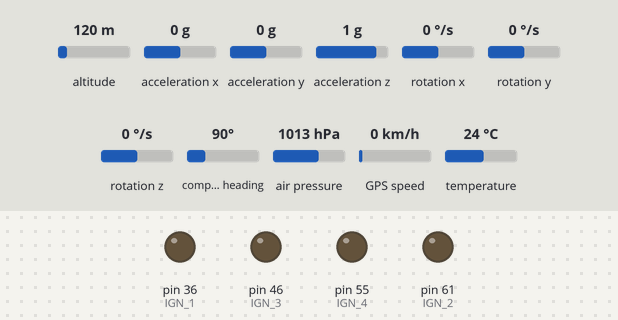
The sketch below on a simulated Arduino Mega 2560, built with avr-gcc and run on an emulated ATmega2560. Parts: output pins drawn as LEDs (lit = HIGH). The test bench sets the inputs (shaded band); at power-on: air pressure 1013 hPa, acceleration x 0 g, altitude 120 m, acceleration y 0 g, acceleration z 1 g, rotation x 0 °/s, rotation y 0 °/s, rotation z 0 °/s, compass heading 90°, GPS speed 0 km/h, temperature 24 °C. The GPS gets a fix after 3 s at 37.7749, -122.4194 with 8 satellites; what the sketch prints to the serial monitor is not drawn.

Above: at 1.4 s.
1.5 s: air pressure set to 1015 hPa
At 2.4 s:
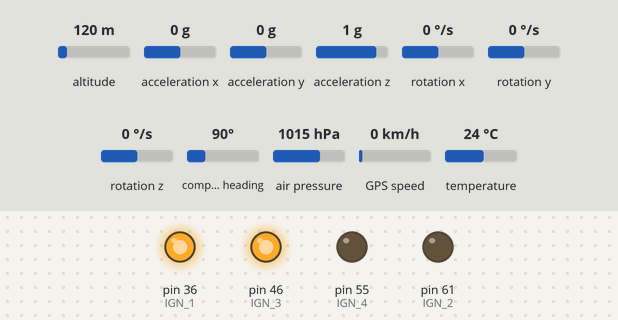
At 4.6 s:
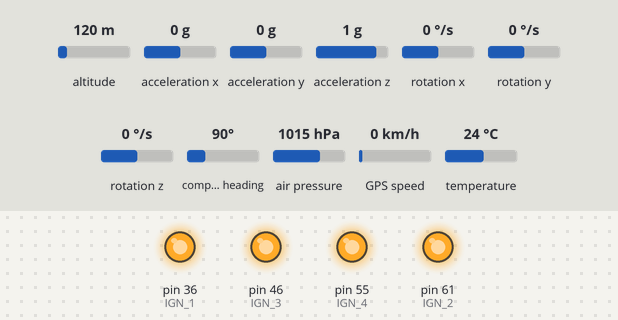
5.2 s: acceleration x set to -1.4 g
At 8.0 s:
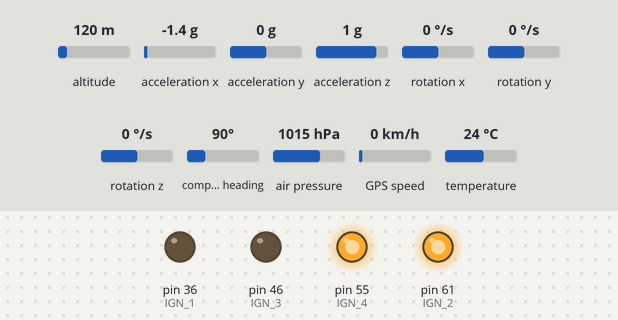
9.3 s: altitude set to 20 m
Timing chart, 0 to 12.3 s (numbered marks = the images above; inputs shaded):
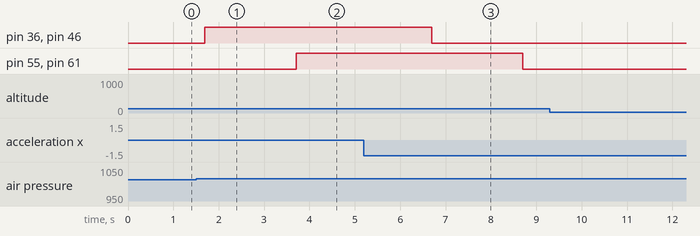

Measured:
- the behaviour switches between 1013 and 1014 hPa on air pressure (found by bisection; images 0 and 1)
- after the input at 1.5 s, pin 36 (IGN_1), pin 46 (IGN_3): LOW → HIGH after 0.19 s; pin 55 (IGN_4), pin 61 (IGN_2): LOW → HIGH after 2.2 s
- after the input at 9.3 s, every drawn part: stays the same

The sketch:

R_Zampieri.ino
```cpp
#define USANDO_BMP 1
#define USANDO_BMP_ALTURA (USANDO_BMP && 1)
#define USANDO_BMP_PRESSAO (USANDO_BMP && 1)
#define USANDO_BMP_TEMPERATURA (USANDO_BMP && 1)

#define USANDO_ACELEROMETRO 1
#define USANDO_ACELEROMETRO_X (USANDO_ACELEROMETRO && 1)
#define USANDO_ACELEROMETRO_Y (USANDO_ACELEROMETRO && 1)
#define USANDO_ACELEROMETRO_Z (USANDO_ACELEROMETRO && 1)

#define USANDO_MAGNETOMETRO 1
#define USANDO_MAGNETOMETRO_X (USANDO_MAGNETOMETRO && 1)
#define USANDO_MAGNETOMETRO_Y (USANDO_MAGNETOMETRO && 1)
#define USANDO_MAGNETOMETRO_Z (USANDO_MAGNETOMETRO && 1)

#define USANDO_GIROSCOPIO 1
#define USANDO_GIROSCOPIO_X (USANDO_GIROSCOPIO && 1)
#define USANDO_GIROSCOPIO_Y (USANDO_GIROSCOPIO && 1)
#define USANDO_GIROSCOPIO_Z (USANDO_GIROSCOPIO && 1)

#define USANDO_PARAQUEDAS (USANDO_BMP_ALTURA && 1)
#define USANDO_PARAQUEDAS_1 (USANDO_PARAQUEDAS && 1)
#define USANDO_PARAQUEDAS_2 (USANDO_PARAQUEDAS && 1)
#define USANDO_PARAQUEDAS_3 (USANDO_PARAQUEDAS && 1)
#define USANDO_PARAQUEDAS_4 (USANDO_PARAQUEDAS && 1)

#define USANDO_SD 0

#define USANDO_TELEMETRIA 1

#define USANDO_RELOGIO (USANDO_PARAQUEDAS || USANDO_TELEMETRIA || 1)

#define USANDO_GPS 1


/*---------------BMP---------------*/
#if USANDO_BMP
#include <Adafruit_BMP085.h>  //Sensor BMP
#define tamanho 10            //Usado pro filtro de dados do BMP
Adafruit_BMP085 bmp;          //Sensor BMP
//Declarando variáveis e arrays pro BMP
#if USANDO_BMP_ALTURA
float tara = 0;
float vetor[tamanho];
float vetor2[tamanho];
int guia = 0;
int guia2 = 0;
int detectorqueda = 0;
float alturapassada = 0;
// float altura_filtrada = 0;
// float altura_filtrada2 = 0;
bool queda = false;  //Declaração pro detector de queda
#endif               //ALTURA
#endif  //BMP

/*---------------ACELERÔMETRO---------------*/
#if (USANDO_ACELEROMETRO && (USANDO_ACELEROMETRO_X || USANDO_ACELEROMETRO_Y || USANDO_ACELEROMETRO_Z))
#include <Adafruit_ADXL345_U.h>  //Acelerômetro
Adafruit_ADXL345_Unified accel = Adafruit_ADXL345_Unified(12345);
#endif  //ACELEROMETRO

/*---------------MAGNETÔMETRO---------------*/
#if (USANDO_MAGNETOMETRO && (USANDO_MAGNETOMETRO_X || USANDO_MAGNETOMETRO_Y || USANDO_MAGNETOMETRO_Z))
#include <Adafruit_HMC5883_U.h>  //Magnetômetro
Adafruit_HMC5883_Unified mag = Adafruit_HMC5883_Unified(54321);
#endif  //MAGNETOMETRO

/*---------------GIROSCÓPIO---------------*/
#if (USANDO_GIROSCOPIO && (USANDO_GIROSCOPIO_X || USANDO_GIROSCOPIO_Y || USANDO_GIROSCOPIO_Z))
#include <L3G.h>  // Giroscópio
L3G gyro;
#endif  //GIROSCOPIO

/*---------------PARAQUEDAS---------------*/
#if USANDO_PARAQUEDAS

const long intervalIGN = 5000;  //Tempo que o ignitor fica ligado

#if USANDO_PARAQUEDAS_1
#define IGN_1 36                       /*act1*/
int paraquedas1armado = 0;             //Estado do paraquedas
unsigned long previousMillisPRQ1 = 0;  //Tempo de ativação
#endif                                 //PARAQUEDAS_1

#if USANDO_PARAQUEDAS_2
#define IGN_2 61                       /*act2*/
int paraquedas2armado = 0;             //Estado do paraquedas
unsigned long previousMillisPRQ2 = 0;  //Tempo de ativação
const long intervalPRQ2 = 2000;        //Intervalo do paraquedas
#endif                                 //PARAQUEDAS_2

#if USANDO_PARAQUEDAS_3
#define IGN_3 46                       /*act3*/
int paraquedas3armado = 0;             //Estado do paraquedas
unsigned long previousMillisPRQ3 = 0;  //Tempo de ativação
#endif                                 //PARAQUEDAS_3

#if USANDO_PARAQUEDAS_4
#define IGN_4 55                       /*act4*/
int paraquedas4armado = 0;             //Estado do paraquedas
unsigned long previousMillisPRQ4 = 0;  //Tempo de ativação
const long intervalPRQ4 = 2000;        //Intervalo do paraquedas
#endif                                 //PARAQUEDAS_4
#endif                                 //PARAQUEDAS

/*---------------SD DATALOGGER---------------*/
#if USANDO_SD
#include <SPI.h>  //Usado no DataLogger
#include <SD.h>   //Usado no DataLogger
//Declarações pro SD DataLogger
const int chipSelect = 53;
int lognumber = 0;
String nomearquivo;
String nomelog = "ZAMP";
String zerospacetext;
// int zerospacelength;
#endif  //SD

// /*---------------RELÓGIO---------------*/
// #if USANDO_RELOGIO
// float tempo = 0;  //Declaração pro relógio (millis)
// #endif            //RELOGIO

/*---------------TELEMETRIA---------------*/
#if USANDO_TELEMETRIA
HardwareSerial &LoRa(Serial3);
unsigned long previousMillisTELEMETRIA = 0;
const long intervalTELEMETRIA = 5000;
#endif  //Telemetria

/*---------------GPS---------------*/
#if USANDO_GPS
#include <TinyGPSPlus.h>

// Use the Mega's dedicated hardware serial port on pins 19 (RX) and 18 (TX)
HardwareSerial &GPS(Serial1);

static const uint32_t GPSBaud = 9600;

// The TinyGPSPlus object
TinyGPSPlus gps;
#endif //GPS

/*---------------FUNÇÕES DOS FILTROS---------------*/
#if USANDO_BMP_ALTURA
float filtro1(float leitura_altitude){
  vetor[guia] = leitura_altitude;  //setup do filtro 1
  if (guia < tamanho - 1) {
    guia += 1;
  } else {
    guia = 0;
  }

  float altura_filtrada_interna = 0;                    //reset da altura pra usar no filtro 1
  for (int i = 0; i < tamanho; i += 1) {  //cálculo do filtro 1
    altura_filtrada_interna += vetor[i];
  }

  altura_filtrada_interna /= tamanho;  //output do filtro 1

  return altura_filtrada_interna;
}
float filtro2(float output_filtro1){
  vetor2[guia2] = output_filtro1;  //setup do filtro 2
  if (guia2 < tamanho - 1) {
    guia2 += 1;
  } else {
    guia2 = 0;
  }

  float altura_filtrada2_interna = 0;                   //reset da altura pra usar no filtro 2
  for (int i = 0; i < tamanho; i += 1) {  //cálculo do filtro 2
    altura_filtrada2_interna += vetor2[i];
  }
  altura_filtrada2_interna /= tamanho;  //output do filtro 2

  return altura_filtrada2_interna;
}

bool detec_queda(float output_filtro2){
    if (output_filtro2 < alturapassada) {  //Comparação da altura atual pós-filtros com a altura anterior ("alturapassada")
    detectorqueda += 1;
  } else {
    detectorqueda = 0;
  }
  if (detectorqueda >= 10) {
    queda = true;
  }
  alturapassada = output_filtro2;  //Armazenamento da altura atual para usar como "alturapassada" no próximo loop
  return queda;
}
#endif

void setup(){
  Serial.begin(115200);
/*---------------INICIALIZAÇÃO DATALOGGER---------------*/
#if USANDO_SD
  // Open serial communications and wait for port to open:
  // wait for Serial Monitor to connect. Needed for native USB port boards only:
  while (!Serial)
    ;

  Serial.print("Initializing SD card...");

  if (!SD.begin(chipSelect)) {
    Serial.println("initialization failed. Things to check:");
    Serial.println("1. is a card inserted?");
    Serial.println("2. is your wiring correct?");
    Serial.println("3. did you change the chipSelect pin to match your shield or module?");
    Serial.println("Note: press reset button on the board and reopen this Serial Monitor after fixing your issue!");
    while (true)
      ;
  }

  Serial.println("initialization done.");

  do {
    zerospacelength = 8 - nomelog.length() - String(lognumber).length();
    for (int i = 1; i <= zerospacelength; ++i) {
      zerospacetext += "0";
    }
    nomearquivo = nomelog + zerospacetext + String(lognumber) + ".txt";
    lognumber += 1;
    zerospacetext = "";
  } while (SD.exists(nomearquivo));

  Serial.println(nomearquivo);
#endif  //SD

/*---------------INICIALIZAÇÃO TELEMETRIA---------------*/
#if USANDO_TELEMETRIA
  LoRa.begin(9600);
#endif

/*---------------INICIALIZAÇÃO BMP---------------*/
#if USANDO_BMP
  //Inicialização do sensor
  if (!bmp.begin()) {
    Serial.println("Could not find a valid BMP085 sensor, check wiring!");
    while (1) {}
  }
//
#if USANDO_BMP_ALTURA
  //Reset de altura
  for (int i = 1; i <= 10; ++i) {
    tara += bmp.readAltitude();
  }
  tara /= 10;
#endif  //BMP_ALTURA
#endif  //BMP


/*---------------INICIALIZAÇÃO ACELERÔMETRO---------------*/
#if USANDO_ACELEROMETRO
  if (!accel.begin()) {
    /* There was a problem detecting the ADXL345 ... check your connections */
    Serial.println("Ooops, no ADXL345 detected ... Check your wiring!");
    while (1)
      ;
  }
  accel.setRange(ADXL345_RANGE_16_G);
#endif  //ACELEROMETRO

//Originalmente tinha um Wire.begin() aqui (entre o setup do acelerômetro e giroscópio), não sei de onde veio, e eu tirei.
//Se parar de rodar, tenta por de volta

/*---------------INICIALIZAÇÃO GIROSCÓPIO---------------*/
#if USANDO_GIROSCOPIO
  if (!gyro.init()) {
    Serial.println("Failed to autodetect gyro type!");
    while (1)
      ;
  }
  gyro.enableDefault();
#endif  //GIROSCOPIO

/*---------------INICIALIZAÇÃO MAGNETÔMETRO---------------*/
#if USANDO_MAGNETOMETRO
  if (!mag.begin()) {
    /* There was a problem detecting the HMC5883 ... check your connections */
    Serial.println("Ooops, no HMC5883 detected ... Check your wiring!");
    while (1)
      ;
  }
#endif  //MAGNETOMETRO

/*---------------PINOS DO PARAQUEDAS---------------*/
#if USANDO_PARAQUEDAS_1
  pinMode(IGN_1, OUTPUT);
#endif  //PARAQUEDAS_1

#if USANDO_PARAQUEDAS_2
  pinMode(IGN_2, OUTPUT);
#endif  //PARAQUEDAS_2

#if USANDO_PARAQUEDAS_3
  pinMode(IGN_3, OUTPUT);
#endif  //PARAQUEDAS_3

#if USANDO_PARAQUEDAS_4
  pinMode(IGN_4, OUTPUT);
#endif  //PARAQUEDAS_4

  /*---------------SETUP ARMAZENAMENTO NO ARQUIVO---------------*/
  String dataString = "";

  //-----RELOGIO-----

#if USANDO_RELOGIO
  dataString += ("tempo\t");
#endif  //RELOGIO

  //-----BMP-----

#if USANDO_BMP_ALTURA
  dataString += ("Altura Sem Filtro\t");
  dataString += ("Altura Filtrada\t");
  dataString += ("Altura Filtrada 2\t");
  dataString += ("Detector de Queda\t");
#endif  //BMP_ALTURA

#if USANDO_BMP_TEMPERATURA
  dataString += ("Temperatura\t");
#endif  //BMP_TEMPERATURA

#if USANDO_BMP_PRESSAO
  dataString += ("Pressão\t");
#endif  //BMP_PRESSAO

  //-----PARAQUEDAS-----

#if USANDO_PARAQUEDAS_1
  dataString += ("paraquedas1armado\t");
#endif  //USANDO_PARAQUEDAS_1

#if USANDO_PARAQUEDAS_2
  dataString += ("paraquedas2armado\t");
#endif  //USANDO_PARAQUEDAS_2

#if USANDO_PARAQUEDAS_3
  dataString += ("paraquedas3armado\t");
#endif  //USANDO_PARAQUEDAS_3

#if USANDO_PARAQUEDAS_4
  dataString += ("paraquedas4armado\t");
#endif  //USANDO_PARAQUEDAS_4

  //-----ACELEROMETRO-----

#if USANDO_ACELEROMETRO_X
  dataString += ("x (m/s^2)\t");
#endif  //ACELEROMETRO_X

#if USANDO_ACELEROMETRO_Y
  dataString += ("y (m/s^2)\t");
#endif  //ACELEROMETRO_Y

#if USANDO_ACELEROMETRO_Z
  dataString += ("z (m/s^2)\t");
#endif  //ACELEROMETRO_Z

  //-----GIROSCOPIO-----

#if USANDO_GIROSCOPIO_X
  dataString += ("Gyro x\t");
#endif  //GIROSCOPIO_X

#if USANDO_GIROSCOPIO_Y
  dataString += ("Gyro y\t");
#endif  //GIROSCOPIO_Y

#if USANDO_GIROSCOPIO_Z
  dataString += ("Gyro z\t");
#endif  //GIROSCOPIO_Z

  //-----MAGNETOMETRO-----

#if USANDO_MAGNETOMETRO_X
  dataString += ("Magnet x\t");
#endif  //MAGNETOMETRO_X

#if USANDO_MAGNETOMETRO_Y
  dataString += ("Magnet y\t");
#endif  //MAGNETOMETRO_Y

#if USANDO_MAGNETOMETRO_Z
  dataString += ("Magnet z\t");
#endif  //MAGNETOMETRO_Z

  //Print da dataString
  Serial.println(dataString);

 //-----LORA-----
#if USANDO_TELEMETRIA
  LoRa.println(dataString);
#endif

//-----GPS-----
#if USANDO_GPS
GPS.begin(GPSBaud); // Starts Serial1
  dataString += ("Latitude\t");
  dataString += ("Longitude\t");
  dataString += ("Quantidade de dados GPS\t");
#endif

#if USANDO_SD

  // Abre o arquivo
  File dataFile = SD.open(nomearquivo, FILE_WRITE);

  /*---------------SALVA NO ARQUIVO---------------*/
  // if the file is available, write to it:
  if (dataFile) {
    dataFile.println(dataString);
    dataFile.close();
  } else {
    Serial.println("Erro ao abrir" + nomearquivo);
  }
#endif  //SD
}

void loop() {

/*---------------COLETA DE DADOS---------------*/
#if USANDO_RELOGIO
  unsigned long currentMillis = millis();
  // open the file. note that only one file can be open at a time,
  // so you have to close this one before opening another.
  float tempo = currentMillis / 1000.0;
#endif

#if USANDO_GPS
  while (GPS.available() > 0) {
    gps.encode(GPS.read());
  }
#endif //GPS

#if USANDO_ACELEROMETRO
  // Get a new sensor event (Acelerômetro)
  sensors_event_t event;
  accel.getEvent(&event);
#endif  //ACELEROMETRO

#if USANDO_GIROSCOPIO
  gyro.read();
#endif  //GIROSCOPIO

#if USANDO_MAGNETOMETRO
  // Get a new sensor event (Magnetômetro)
  sensors_event_t eventmag;
  mag.getEvent(&eventmag);
#endif  //MAGNETOMETRO

//*------SENSOR BMP------*/
#if USANDO_BMP_TEMPERATURA
float temperatura = bmp.readTemperature();
#endif  //Temperatura BMP

#if USANDO_BMP_PRESSAO
int32_t pressao = bmp.readPressure();
#endif  //Pressao BMP

#if USANDO_BMP_ALTURA
//FILTRO
float leitura_altitude = bmp.readAltitude() - tara;
float altura_filtrada = filtro1(leitura_altitude);
float altura_filtrada2 = filtro2(altura_filtrada);
detec_queda(altura_filtrada2);
//   vetor[guia] = bmp.readAltitude() - tara;  //setup do filtro 1
//   if (guia < tamanho - 1) {
//     guia += 1;
//   } else {
//     guia = 0;
//   }

//   altura_filtrada = 0;                    //reset da altura pra usar no filtro 1
//   for (int i = 0; i < tamanho; i += 1) {  //cálculo do filtro 1
//     altura_filtrada += vetor[i];
//   }

//   altura_filtrada /= tamanho;  //output do filtro 1

  // vetor2[guia2] = altura_filtrada;  //setup do filtro 2
  // if (guia2 < tamanho - 1) {
  //   guia2 += 1;
  // } else {
  //   guia2 = 0;
  // }

  // altura_filtrada2 = 0;                   //reset da altura pra usar no filtro 2
  // for (int i = 0; i < tamanho; i += 1) {  //cálculo do filtro 2
  //   altura_filtrada2 += vetor2[i];
  // }
  // altura_filtrada2 /= tamanho;  //output do filtro 2

  // /*------DETECÇÃO DE QUEDA------*/
  // if (altura_filtrada2 < alturapassada) {  //Comparação da altura atual pós-filtros com a altura anterior ("alturapassada")
  //   detectorqueda += 1;
  // } else {
  //   detectorqueda = 0;
  // }
  // if (detectorqueda >= 10) {
  //   queda = true;
  // }
  // alturapassada = altura_filtrada2;  //Armazenamento da altura atual para usar como "alturapassada" no próximo loop
#endif                               //Altura BMP


/*------ACIONAMENTO DE PARAQUEDAS------*/
#if USANDO_PARAQUEDAS_1
  // Paraquedas 1
  if ((queda) && (paraquedas1armado == 0)) {
    digitalWrite(IGN_1, HIGH);
    previousMillisPRQ1 = currentMillis;
    paraquedas1armado = 1;
  }

  if ((currentMillis - previousMillisPRQ1 >= intervalIGN) && (paraquedas1armado == 1)) {
    digitalWrite(IGN_1, LOW);
    paraquedas1armado = 2;
  }
#endif  //Paraquedas 1

#if USANDO_PARAQUEDAS_2
  // Paraquedas 2
  if ((queda) && (paraquedas2armado == 0)) {
    previousMillisPRQ2 = currentMillis;
    paraquedas2armado = -1;
  }

  if ((currentMillis - previousMillisPRQ2 >= intervalPRQ2) && (paraquedas2armado == -1)) {
    digitalWrite(IGN_2, HIGH);
    previousMillisPRQ2 = currentMillis;
    paraquedas2armado = 1;
  }

  if ((currentMillis - previousMillisPRQ2 >= intervalIGN) && (paraquedas2armado == 1)) {
    digitalWrite(IGN_2, LOW);
    paraquedas2armado = 2;
  }
#endif  //Paraquedas 2

#if USANDO_PARAQUEDAS_3
  // Paraquedas 3
  if ((queda) && (altura_filtrada2 <= -3) && (paraquedas3armado == 0)) {
    digitalWrite(IGN_3, HIGH);
    previousMillisPRQ3 = currentMillis;
    paraquedas3armado = 1;
  }

  if ((currentMillis - previousMillisPRQ3 >= intervalIGN) && (paraquedas3armado == 1)) {
    digitalWrite(IGN_3, LOW);
    paraquedas3armado = 2;
  }
#endif  //Paraquedas 3

#if USANDO_PARAQUEDAS_4
  // Paraquedas 4
  if ((queda) && (altura_filtrada2 <= -3) && (paraquedas4armado == 0)) {
    previousMillisPRQ4 = currentMillis;
    paraquedas4armado = -1;
  }

  if ((currentMillis - previousMillisPRQ4 >= intervalPRQ4) && (paraquedas4armado == -1)) {
    digitalWrite(IGN_4, HIGH);
    previousMillisPRQ4 = currentMillis;
    paraquedas4armado = 1;
  }

  if ((currentMillis - previousMillisPRQ4 >= intervalIGN) && (paraquedas4armado == 1)) {
    digitalWrite(IGN_4, LOW);
    paraquedas4armado = 2;
  }
#endif  //Paraquedas 4

  /*------ARMAZENAMENTO DE DADOS------*/
  String dataString = "";

//------------RELOGIO------------
#if USANDO_RELOGIO
  dataString += String(tempo) + "\t";
#endif  //RELOGIO

//------------BMP------------
#if USANDO_BMP_ALTURA
  dataString += String(leitura_altitude) + "\t";
  dataString += String(altura_filtrada) + "\t";
  dataString += String(altura_filtrada2) + "\t";
  dataString += String(detectorqueda) + "\t";
#endif  //Altura

#if USANDO_BMP_TEMPERATURA
  dataString += String(temperatura) + "\t";
#endif  //Temperatura

#if USANDO_BMP_PRESSAO
  dataString += String(pressao) + "\t";
#endif  //Pressao

//------------PARAQUEDAS------------
#if USANDO_PARAQUEDAS_1
  dataString += String(paraquedas1armado) + "\t";
#endif  //PARAQUEDAS 1

#if USANDO_PARAQUEDAS_2
  dataString += String(paraquedas2armado) + "\t";
#endif  //PARAQUEDAS 2

#if USANDO_PARAQUEDAS_3
  dataString += String(paraquedas3armado) + "\t";
#endif  //PARAQUEDAS 3

#if USANDO_PARAQUEDAS_4
  dataString += String(paraquedas4armado) + "\t";
#endif  //PARAQUEDAS 4

//------------ACELEROMETRO------------
#if USANDO_ACELEROMETRO_X
  dataString += String(event.acceleration.x) + "\t";
#endif  //ACELEROMETRO X

#if USANDO_ACELEROMETRO_Y
  dataString += String(event.acceleration.y) + "\t";
#endif  //ACELEROMETRO Y

#if USANDO_ACELEROMETRO_Z
  dataString += String(event.acceleration.z) + "\t";
#endif  //ACELEROMETRO Z

//------------GIROSCOPIO------------
#if USANDO_GIROSCOPIO_X
  dataString += String((int)gyro.g.x) + "\t";
#endif  //GIROSCOPIO X

#if USANDO_GIROSCOPIO_Y
  dataString += String((int)gyro.g.y) + "\t";
#endif  //GIROSCOPIO Y

#if USANDO_GIROSCOPIO_Z
  dataString += String((int)gyro.g.z) + "\t";
#endif  //GIROSCOPIO Y

//------------MAGNETOMETRO------------
#if USANDO_MAGNETOMETRO_X
  dataString += String(eventmag.magnetic.x) + "\t";
#endif  //MAGNETOMETRO X

#if USANDO_MAGNETOMETRO_Y
  dataString += String(eventmag.magnetic.y) + "\t";
#endif  //MAGNETOMETRO Y

#if USANDO_MAGNETOMETRO_Z
  dataString += String(eventmag.magnetic.z) + "\t";
#endif  //MAGNETOMETRO Z

//------------GPS------------
#if USANDO_GPS
if (gps.location.isValid()) {
    dataString += String(gps.location.lat(), 6) + "\t";
    dataString += String(gps.location.lng(), 6) + "\t";
  } else {
    dataString += "-Sem Sinal-\t-Sem Sinal-\t";
  }

  // Calculate total messages sent by the module
  unsigned long totalSentences = gps.passedChecksum() + gps.failedChecksum();
  dataString += String(totalSentences) + "\t";
#endif //GPS

  //Print da dataString
  Serial.println(dataString);


#if USANDO_TELEMETRIA
  if (currentMillis - previousMillisTELEMETRIA >= intervalTELEMETRIA) {
    previousMillisTELEMETRIA = currentMillis;
    LoRa.println(dataString);
  }
#endif  //Telemetria


#if USANDO_SD
  //Abre o arquivo
  File dataFile = SD.open(nomearquivo, FILE_WRITE);

  /*------SALVA NO ARQUIVO------*/
  // if the file is available, write to it:
  if (dataFile) {
    dataFile.println(dataString);
    dataFile.close();
  }
  // if the file isn't open, pop up an error:
  else {
    Serial.println("Erro ao abrir" + nomearquivo);
  }
#endif  //SD
}
```
